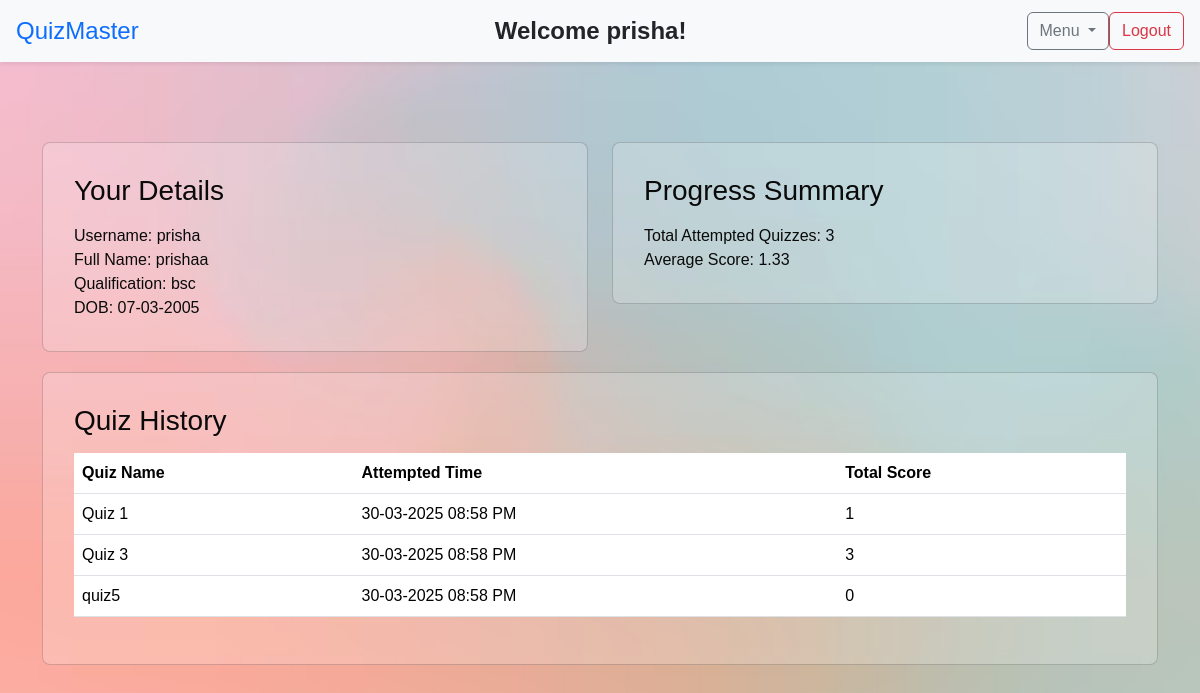
Page /user_dashboard (signed in) on the committed database.
### models/user.py (models this page shows, shortened)
class User(db.Model, UserMixin):
    id = db.Column(db.Integer, primary_key=True)
    username = db.Column(db.String(100), unique=True, nullable=False)
    password = db.Column(db.String(100), nullable=False)
    fullname = db.Column(db.String(100), nullable=False)
    role = db.Column(db.String(50), default='user')
    qualification = db.Column(db.String(100), nullable=False)
    dob = db.Column(db.Date, nullable=False)
    is_active = db.Column(db.Boolean, default=True)  # if user is active or not
    scores = db.relationship('Score', back_populates='user')  # this scores will fetch all the score related to the particular user
    time_stamp = db.Column(db.DateTime, default=lambda: datetime.now(), nullable=False) #lambda current time

### models/score.py (models this page shows)
class Score(db.Model):
    id = db.Column(db.Integer, primary_key=True)
    user_id = db.Column(db.Integer, db.ForeignKey('user.id'), nullable=False) #on
    quiz_id = db.Column(db.Integer, db.ForeignKey('quiz.id'), nullable=False)
    time_taken = db.Column(db.Time, nullable=False)
    total_score = db.Column(db.Integer, nullable=False)
    completed = db.Column(db.Boolean, default=False) #whenever user attempts a quiz set to true
    user = db.relationship('User', back_populates='scores')
    quiz = db.relationship('Quiz', back_populates='scores')

### models/quiz.py (models this page shows)
class Quiz(db.Model):
    id = db.Column(db.Integer, primary_key=True)
    quiz_title = db.Column(db.String(100), nullable=False)
    chapter_id = db.Column(db.Integer, db.ForeignKey('chapter.id'), nullable=False)
    date_of_quiz = db.Column(db.Date, nullable=False)
    time_of_quiz = db.Column(db.Time, nullable=False)
    remarks = db.Column(db.String(1000), nullable=False)
    duration = db.Column(db.Integer, nullable=False)
    chapter = db.relationship('Chapter', back_populates='quizzes')
    questions = db.relationship('Question', back_populates='quiz', cascade="all, delete-orphan")
    scores = db.relationship('Score', back_populates='quiz', cascade="all, delete-orphan")

### controllers/user.py (the view)
@user_bp.route('/user_dashboard')
@login_required
def user_dashboard():
    total_scores = db.session.query(func.sum(Score.total_score)).filter(Score.user_id==current_user.id).scalar() or 0
    total_attempts = db.session.query(func.count(Score.id)).filter(Score.user_id==current_user.id).scalar()
    scores = Score.query.filter(Score.user_id==current_user.id).all()
    average_score = total_scores / total_attempts if total_attempts > 0 else 0
    return render_template("user/user_dashboard.html", total_attempts=total_attempts, average_score=average_score, scores=scores,user=current_user)

### app.py (called while the page is built)
def create_app():
    app = Flask(__name__)
    app.config['SECRET_KEY'] = 'app123'
    app.config['SQLALCHEMY_DATABASE_URI'] = 'sqlite:///mentiquiz.db'
    app.config['SQLALCHEMY_TRACK_MODIFICATIONS'] = False
    app.config['CHART_FOLDER'] = os.path.join(app.root_path, 'static', 'charts')
    os.makedirs(app.config['CHART_FOLDER'], exist_ok=True)
    db.init_app(app)
    login_manager = LoginManager()
    login_manager.init_app(app)
    login_manager.login_view = "auth.login"
    @login_manager.user_loader
    def load_user(user_id):
        return db.session.get(User,int(user_id))
    app.register_blueprint(auth_bp)
    app.register_blueprint(admin_bp)
    app.register_blueprint(user_bp)
    with app.app_context():
        db.create_all()
        create_admin()
    return app

### templates/user/user_dashboard.html (shortened to what this page needs)
{% extends "base_user.html" %}
{% block navbar_user %}
{% include "navbar_user.html" %}
{% endblock %}
{% block content %}
    <section class="mb-6">
        <div class="row gap-6">
            <div class="col">
                <div class="card">
                    <div class="card-body">
                        <h3 class="mb-3">Your Details</h3>
                        <div class="detail-item">
                            <span class="detail-key">Username:</span>
                            <span class="detail-value">{{ current_user.username }}</span>
                        </div>
                        <div class="detail-item">
                            <span class="detail-key">Full Name:</span>
                            <span class="detail-value">{{ current_user.fullname }}</span>
                        </div>
                        <div class="detail-item">
                            <span class="detail-key">Qualification:</span>
                            <span class="detail-value">{{ current_user.qualification }}</span>
                        </div>
                        <div class="detail-item">
                            <span class="detail-key">DOB:</span>
                            <span class="detail-value">{{ current_user.dob.strftime("%d-%m-%Y") }}</span>
                        </div>
                    </div>
                </div>
            </div>
            <div class="col">
                <div class="card">
                    <div class="card-body">
                        <h3 class="mb-3">Progress Summary</h3>
                        <div class="detail-item">
                            <span class="detail-key">Total Attempted Quizzes:</span>
                            <span class="detail-value">{{ total_attempts }}</span>
                        </div>
                        <div class="detail-item">
                            <span class="detail-key">Average Score:</span>
                            <span class="detail-value">{{ average_score|round(2) }}</span>
                        </div>
                    </div>
                </div>
            </div>
        </div>
    </section>
    <section class="mb-6">
        <div class="card">
            <div class="card-body">
                <h3 class="mb-3">Quiz History</h3>
                <div class="table-container">
                    {% if scores %}
                    <table class="table">
                        <thead>
                            <tr>
                                <th>Quiz Name</th>
                                <th>Attempted Time</th>
                                <th>Total Score</th>
                            </tr>
                        </thead>
                        <tbody>
                            {% for score in scores %}
                            <tr>
                                <td>{{ score.quiz.quiz_title }}</td>
                                <td>{{ score.user.time_stamp.strftime("%d-%m-%Y  %I:%M %p") if score.user.time_stamp else '' }}</td>
                                <td>{{ score.total_score }}</td>
                            </tr>
                            {% endfor %}
                        </tbody>
                    </table>
                    {% else %}
                    <p>No quiz attempts found. Please take a quiz to see your history.</p>
                    {% endif %}
                </div>
            </div>
        </div>
    </section>
{% endblock %}

### templates/navbar_user.html (shortened to what this page needs)
<nav class="navbar navbar-expand-lg navbar-light bg-light shadow-sm px-3 ">
   <a class="navbar-brand text-primary font-weight-bold fs-4" href="{{ url_for('user.user_dashboard') }}">QuizMaster</a>
   <div class="mx-auto">
       <span class="navbar-text text-dark fw-bold fs-4  ">
           Welcome {{ user.username }}!
       </span>
   </div>
   <div class="dropdown ml-auto">
       <button class="btn btn-outline-secondary dropdown-toggle" type="button" data-bs-toggle="dropdown" aria-haspopup="true" aria-expanded="false">
           Menu
       </button>
   </div>
   <a href="{{ url_for('auth.logout') }}" class="btn btn-outline-danger ml-2">Logout</a>
</nav>

### static/css/style.css (style rules this page uses)
body { background-image: url("/static/images/background.avif"); background-size: cover; background-repeat: no-repeat; color: rgb(54, 51, 51); margin: 0; padding: 0; font-family: Arial, sans-serif; overflow-x: hidden; background-attachment: fixed; width: 100vw; }
.card { background: rgba(255, 255, 255, 0.2); color: rgb(10, 10, 10); margin-bottom: 20px; border-radius: 8px; padding: 15px; }
.table { background: transparent; }
th, td { color: white; }

### rows in the picture
User: username "prisha", fullname "prishaa", qualification "bsc", dob "07-03-2005"
Score: quiz.quiz_title "Quiz 1", user.time_stamp "30-03-2025 08:58 PM", total_score "1"
Score: quiz.quiz_title "Quiz 3", user.time_stamp "30-03-2025 08:58 PM", total_score "3"
Score: quiz.quiz_title "quiz5", user.time_stamp "30-03-2025 08:58 PM", total_score "0"

### other values in the picture
{{ total_attempts }} "3"
{{ average_score|round(2) }} "1.33"
